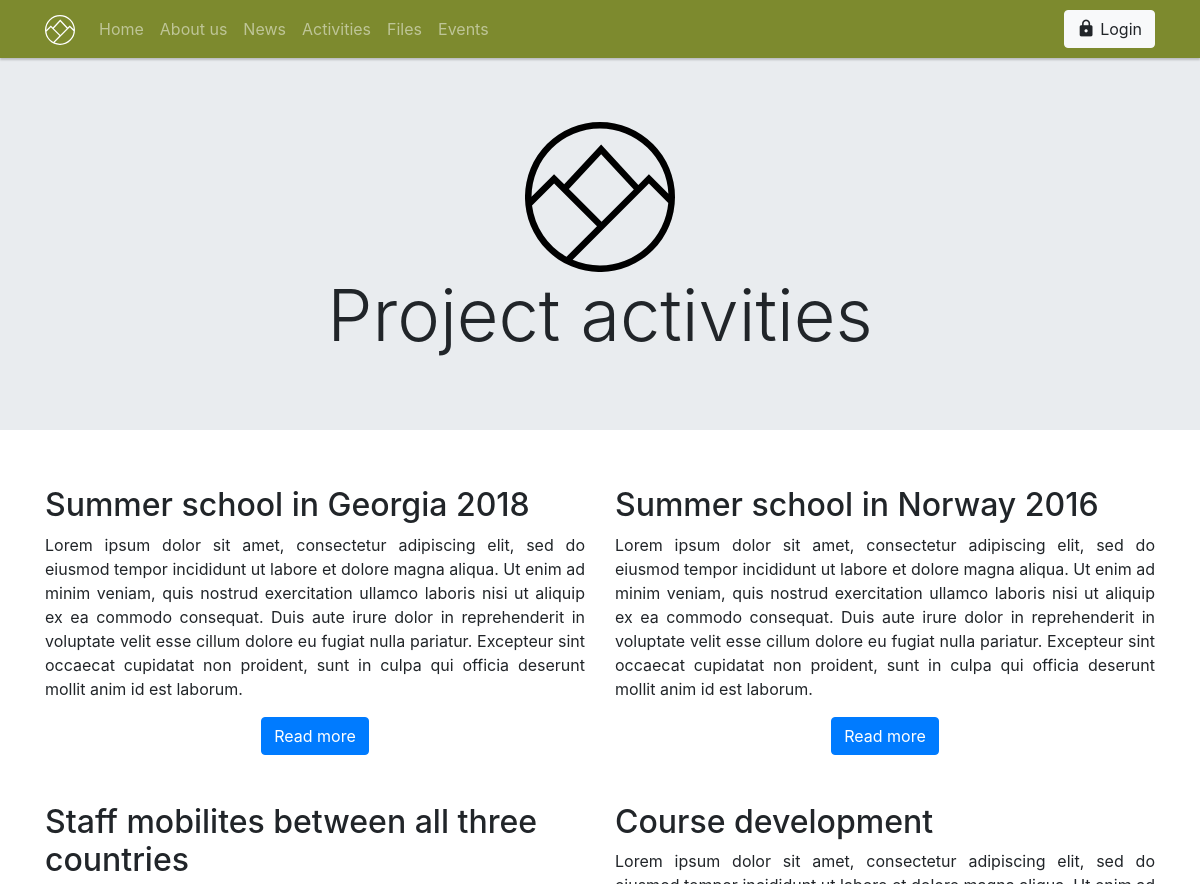
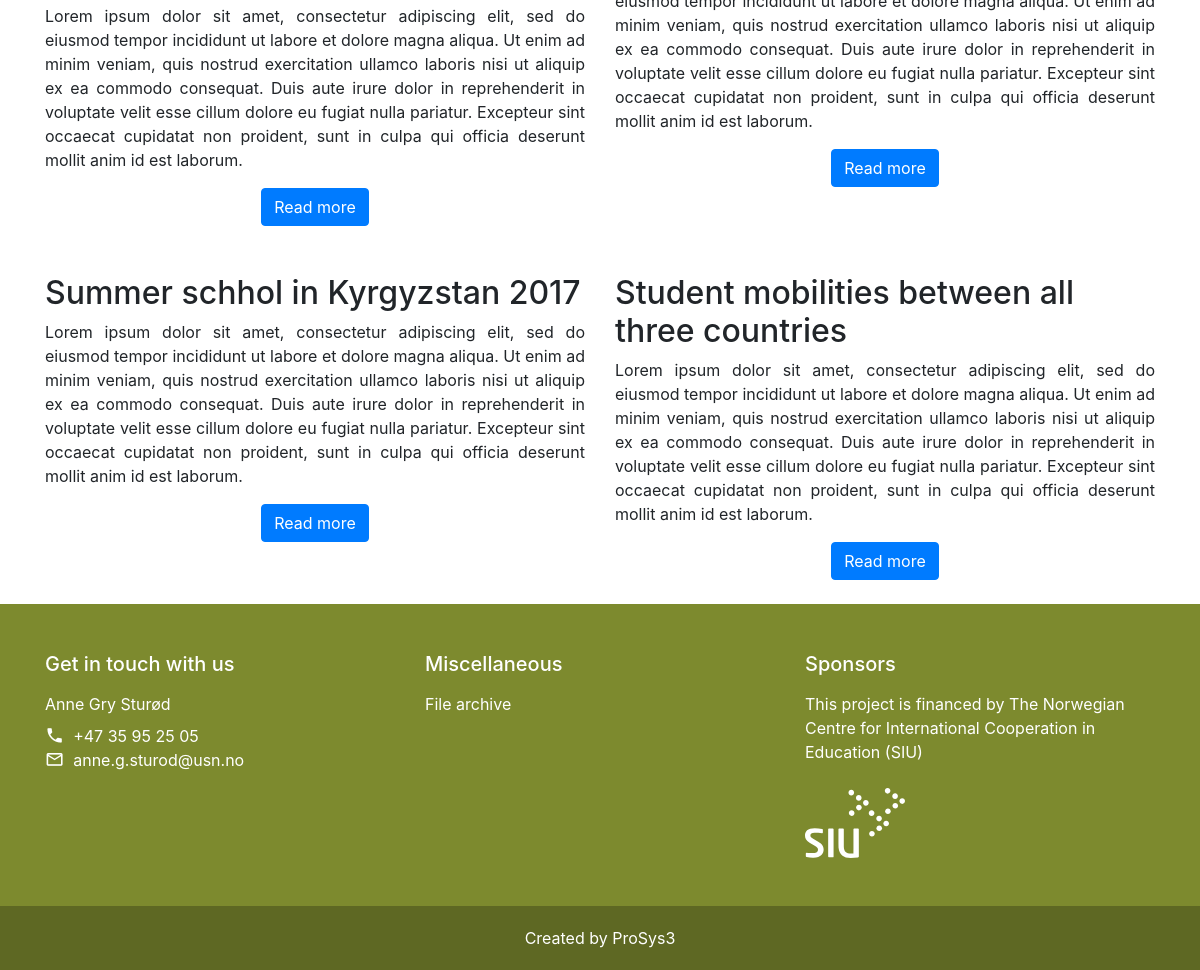
Page /activities.php on the committed database (2 pictures, top to bottom).
### tables this page shows
CREATE TABLE Activities (

Activities_ID           TINYINT(4)      AUTO_INCREMENT NOT NULL,
Activities_Title        VARCHAR(50)     NOT NULL,
Activities_Text         TEXT            NOT NULL,
Activities_Created      DATE            NOT NULL,
Activities_Author   TINYINT(3) NOT NULL,

CONSTRAINT ActivitiesID_PK PRIMARY KEY (Activities_ID),
CONSTRAINT Activities_UserID_FK FOREIGN KEY (Activities_Author) REFERENCES User_Data(User_ID)




);

### rsc/import/php/components/page_content/activities_grid.php (the view)
<main>
    <div class="jumbotron jumbotron-fluid">
        <div class="container text-center">
            <a href="#" class=""><img src="rsc/img/logo/sustour/logo_symbol_black.svg" width="150"></a>
            <h1 class="display-3">Project activities</h1>
        </div>
    </div>
    <div class="container">
        <div class="row">
            <?php
            $query = "SELECT * FROM Activities ORDER BY Activities_Created DESC, Activities_ID DESC;";
            $result = mysqli_query($con, $query);
            $count = 1;
            $numrow = mysqli_num_rows($result);
            while ($row = mysqli_fetch_array($result)) {
                echo  '<div class="col-sm">';
                echo   '<br>';
                echo   '<h2>' . $row['Activities_Title'] . '</h2>';
                echo   '<p class="text-justify">' . $row['Activities_Text'] . '</p>';
                echo    '<div style="text-align: center">';
                echo   '<a href="activities.php?post='.$row['Activities_ID'].'" class="btn btn-primary" style="align-items: center">Read more</a>';
                echo    '</div>';
                echo   '<br>';
                echo   '</div>';
                if ($count % 2 == 0) {
                    echo '</div>';
                    if ($count == $numrow) {
                    } else {
                        echo '<div class="row">';
                    }
                }
                $count++;
            }
            ?>
        </div>
</main>

### rsc/import/css/custom.css (style rules this page uses)
:root { --theme-color: #7d8a2e; }

### rsc/import/php/components/header.php (style rules this page uses)
:root { --prosys3-navbar-height: 58px; }
nav#prosys3-navbar ~ main { margin-top: var(--prosys3-navbar-height); }

### rows in the picture
activities: Activities_Title "Summer school in Georgia 2018", Activities_Text "Lorem ipsum dolor sit amet, consectetur adipiscing elit, sed do eiusmod tempor incididunt ut labore et dolore magna aliqua. Ut enim ad minim veniam, quis nostrud exercitation ullamco laboris nisi ut aliquip ex ea commodo consequat. Duis aute irure dolor in reprehenderit in voluptate velit esse cillum dolore eu fugiat nulla pariatur. Excepteur sint occaecat cupidatat non proident, sunt in culpa qui officia deserunt mollit anim id est laborum."
activities: Activities_Title "Summer school in Norway 2016", Activities_Text "Lorem ipsum dolor sit amet, consectetur adipiscing elit, sed do eiusmod tempor incididunt ut labore et dolore magna aliqua. Ut enim ad minim veniam, quis nostrud exercitation ullamco laboris nisi ut aliquip ex ea commodo consequat. Duis aute irure dolor in reprehenderit in voluptate velit esse cillum dolore eu fugiat nulla pariatur. Excepteur sint occaecat cupidatat non proident, sunt in culpa qui officia deserunt mollit anim id est laborum."
activities: Activities_Title "Staff mobilites between all three countries", Activities_Text "Lorem ipsum dolor sit amet, consectetur adipiscing elit, sed do eiusmod tempor incididunt ut labore et dolore magna aliqua. Ut enim ad minim veniam, quis nostrud exercitation ullamco laboris nisi ut aliquip ex ea commodo consequat. Duis aute irure dolor in reprehenderit in voluptate velit esse cillum dolore eu fugiat nulla pariatur. Excepteur sint occaecat cupidatat non proident, sunt in culpa qui officia deserunt mollit anim id est laborum."
activities: Activities_Title "Course development", Activities_Text "Lorem ipsum dolor sit amet, consectetur adipiscing elit, sed do eiusmod tempor incididunt ut labore et dolore magna aliqua. Ut enim ad minim veniam, quis nostrud exercitation ullamco laboris nisi ut aliquip ex ea commodo consequat. Duis aute irure dolor in reprehenderit in voluptate velit esse cillum dolore eu fugiat nulla pariatur. Excepteur sint occaecat cupidatat non proident, sunt in culpa qui officia deserunt mollit anim id est laborum."
activities: Activities_Title "Summer schhol in Kyrgyzstan 2017", Activities_Text "Lorem ipsum dolor sit amet, consectetur adipiscing elit, sed do eiusmod tempor incididunt ut labore et dolore magna aliqua. Ut enim ad minim veniam, quis nostrud exercitation ullamco laboris nisi ut aliquip ex ea commodo consequat. Duis aute irure dolor in reprehenderit in voluptate velit esse cillum dolore eu fugiat nulla pariatur. Excepteur sint occaecat cupidatat non proident, sunt in culpa qui officia deserunt mollit anim id est laborum."
activities: Activities_Title "Student mobilities between all three countries", Activities_Text "Lorem ipsum dolor sit amet, consectetur adipiscing elit, sed do eiusmod tempor incididunt ut labore et dolore magna aliqua. Ut enim ad minim veniam, quis nostrud exercitation ullamco laboris nisi ut aliquip ex ea commodo consequat. Duis aute irure dolor in reprehenderit in voluptate velit esse cillum dolore eu fugiat nulla pariatur. Excepteur sint occaecat cupidatat non proident, sunt in culpa qui officia deserunt mollit anim id est laborum."
